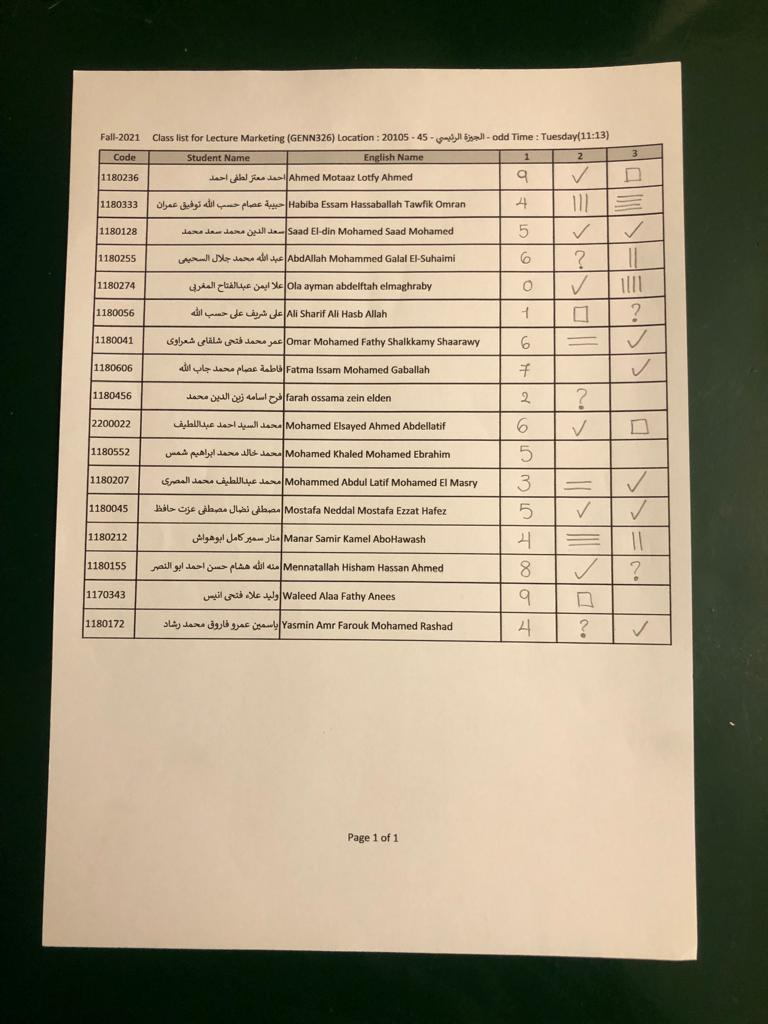
#> input picture Dataset/Grade Sheet/2.jpg, 768 x 1024 px; its folder holds 5 pictures in this run
$ jupyter execute --allow-errors pipeline.ipynb   (shell and % lines are left out)
#> lines starting #> are read from the running program, lines starting #| are printed output that depends on the picture; after the words box and inside, x2 and y2 are one past the last pixel; in counts of white or black regions, pixels touching at a corner belong together
#> further down, image is the input picture: shape (1024, 768, 3); mean B, G, R 123.7, 147.3, 158.9
### src/utils/paper_extraction.py
import cv2
import numpy as np

def extract_paper(image):
    # Step 1: Preprocess the image
    orig = image.copy()
    gray = cv2.cvtColor(image, cv2.COLOR_BGR2GRAY)
    blurred = cv2.GaussianBlur(gray, (7, 7), 1)
    edged = cv2.Canny(blurred, 30, 255)
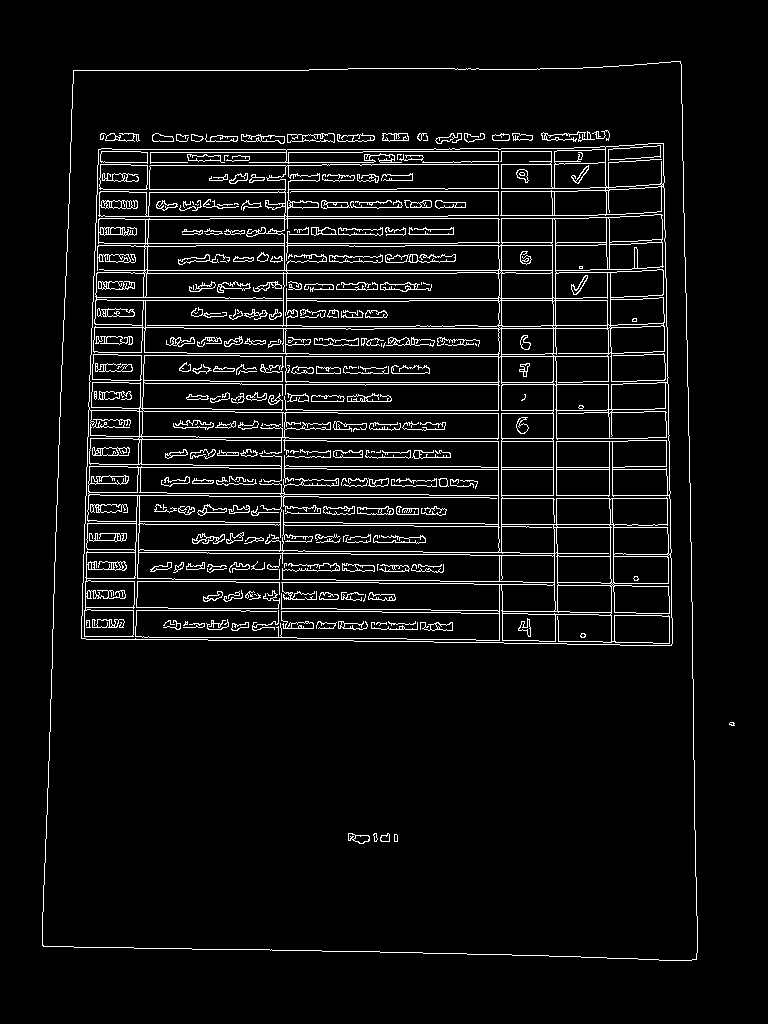
#> edged: shape (1024, 768); 6.1% white in thin lines or dots, all inside (x1, y1, x2, y2) = (42, 61, 735, 961)

    # Apply closing operation to close the gaps between the edges
    kernel = np.ones((15, 15), np.uint8)
    dilated_img = cv2.dilate(edged, kernel, iterations=2)
#> dilated_img: shape (1024, 768); 52.7% white; 3 black regions, box (x1, y1, x2, y2) and area: (0, 0, 768, 1024) 180603, (57, 653, 683, 946) 170750, (87, 78, 668, 130) 20834
    erroded_img = cv2.erode(dilated_img, kernel, iterations=1)
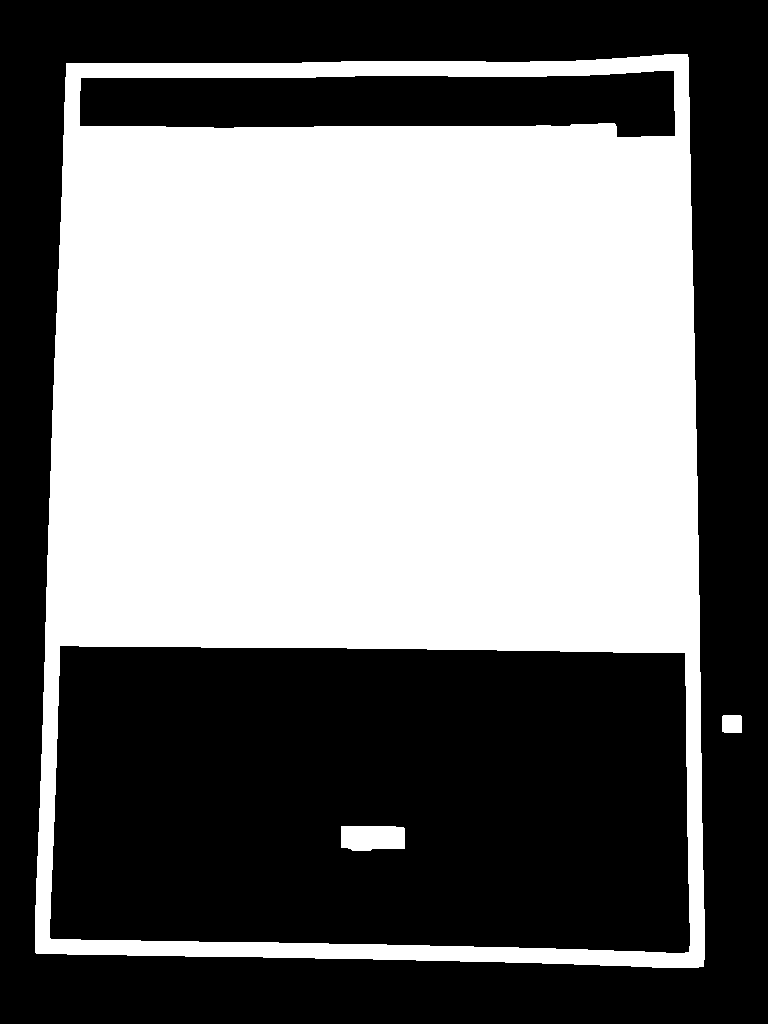
#> erroded_img: shape (1024, 768); 46.7% white; 3 white regions

    contrours_img = np.copy(erroded_img)

    # Step 2: Find contours
    contours, _ = cv2.findContours(contrours_img, cv2.RETR_EXTERNAL, cv2.CHAIN_APPROX_SIMPLE)
#> contours = 2 contours; box (x1, y1, x2, y2) and area: (35, 54, 705, 968) 580813, (722, 715, 742, 733) 320
    contours = sorted(contours, key=cv2.contourArea, reverse=True)

    paper_contour = None
    for contour in contours:
        # Approximate the contour
        perimeter = cv2.arcLength(contour, True)
        approx = cv2.approxPolyDP(contour, 0.02 * perimeter, True)

        # If the contour has four points, we assume it's the paper
        if len(approx) == 4:
            paper_contour = approx
            break
#> this loop made 1 pass
#> (perimeter, paper_contour) on pass 1: (3121.5, [[687, 54], [66, 63], [36, 953], [703, 966]])

    if paper_contour is None:
        print("Paper contour not found!")
        return None

    # Step 3: Apply a perspective transformation
    def order_points(pts):
        rect = np.zeros((4, 2), dtype="float32")
        s = pts.sum(axis=1)
#> s = [741, 129, 989, 1669]
        diff = np.diff(pts, axis=1)
#> diff = [-633, -3, 917, 263]

        rect[0] = pts[np.argmin(s)]
        rect[2] = pts[np.argmax(s)]
        rect[1] = pts[np.argmin(diff)]
        rect[3] = pts[np.argmax(diff)]

        return rect

    paper_contour = paper_contour.reshape(4, 2)
    rect = order_points(paper_contour)
#> rect = [[66, 63], [687, 54], [703, 966], [36, 953]]
    (tl, tr, br, bl) = rect
#> tl = [66, 63]; tr = [687, 54]; br = [703, 966]; bl = [36, 953]

    # Calculate the width and height of the new image
    widthA = np.sqrt(((br[0] - bl[0]) ** 2) + ((br[1] - bl[1]) ** 2))
#> widthA = 667.1
    widthB = np.sqrt(((tr[0] - tl[0]) ** 2) + ((tr[1] - tl[1]) ** 2))
#> widthB = 621.1
    maxWidth = max(int(widthA), int(widthB))
#> maxWidth = 667

    heightA = np.sqrt(((tr[0] - br[0]) ** 2) + ((tr[1] - br[1]) ** 2))
#> heightA = 912.1
    heightB = np.sqrt(((tl[0] - bl[0]) ** 2) + ((tl[1] - bl[1]) ** 2))
#> heightB = 890.5
    maxHeight = max(int(heightA), int(heightB))
#> maxHeight = 912

    # Perspective transformation
    dst = np.array([
        [0, 0],
        [maxWidth, 0],
        [maxWidth, maxHeight],
        [0, maxHeight]
    ], dtype="float32")
#> dst = [[0, 0], [667, 0], [667, 912], [0, 912]]
    M = cv2.getPerspectiveTransform(rect, dst)
#> M = [[1.11, 0.0374, -75.54], [0.0161, 1.11, -70.94], [3.97e-05, 8.45e-05, 1]]
    warped = cv2.warpPerspective(orig, M, (maxWidth, maxHeight))
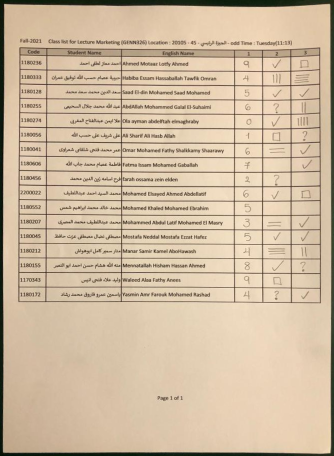
#> warped: shape (912, 667, 3) (shown at 1/2 size); mean B, G, R 161, 187, 207.4

    return warped

### src/utils/commonfunctions.py
import cv2 as cv
import numpy as np
import matplotlib.pyplot as plt
from numpy import histogram
from matplotlib.pyplot import bar

# Read RGB image uisng CV and result is a RGB image
# [5 lines left out: function Read_RGB_Image, not called in this run]

def show_images(images,titles=None):
    #This function is used to show image(s) with titles by sending an array of images and an array of associated titles.
    # images[0] will be drawn with the title titles[0] if exists
    # You aren't required to understand this function, use it as-is.
    n_ims = len(images)
#> n_ims = 1
    if titles is None: titles = ['(%d)' % i for i in range(1,n_ims + 1)]
    fig = plt.figure()
    n = 1
    for image,title in zip(images,titles):
        a = fig.add_subplot(1,n_ims,n)
        if image.ndim == 2:
            plt.gray()
        plt.imshow(image)
        a.set_title(title)
        n += 1
#> this loop made 1 pass
#> (title, n) on pass 1: ('paper', 2)
#> after the loop, n = 2
    fig.set_size_inches(np.array(fig.get_size_inches()) * n_ims)
    plt.show()


# [6 lines left out: function showHist, not called in this run]

### src/gradeSheet/extractCells.py
from utils.paper_extraction import *
from utils.commonfunctions import *
import cv2
import pandas as pd


def houghLines(img, type):
    lines = cv.HoughLinesP(img.astype(np.uint8), 0.5, np.pi/180, 100,
                           minLineLength=0.20*min(img.shape[0], img.shape[1]), maxLineGap=25)

    hough_lines_out = np.zeros(img.shape)
    for line in lines:
        x1, y1, x2, y2 = line[0]
        if (type == "vertical"):
            cv.line(hough_lines_out, (x1, 0),
                    (x2, img.shape[0]), (255, 255, 255), 1)
        else:
            cv.line(hough_lines_out, (0, y1),
                    (img.shape[1], y2), (255, 255, 255), 1)
    return hough_lines_out


def threshold_intersections(pixels,ignoreCornerPoint= False, widthThresholdLow=15 , widthThresholdHigh=1400, heightThresholdLow=8, heightThresholdHigh=120):
    yMap = {}
    for i in range(pixels.shape[0]):
        for j in range(pixels.shape[1]):
            if pixels[i][j] != 0:
                if i in yMap:
                    yMap[i].append((j, i))
                else:
                    yMap[i] = []
                    yMap[i].append((j, i))

    yPixels = list(yMap.keys())
    rows = []

    # find the first row y coord
    firstRowIndex = 0
    for i in range(len(yPixels)):
        if (heightThresholdLow < (yPixels[i+1] - yPixels[i]) and (yPixels[i+1] - yPixels[i]) < heightThresholdHigh):
            if(ignoreCornerPoint and yPixels[i] < 40):
                continue
            rows.append(yMap[yPixels[i]])
            firstRowIndex = i
            break
    firstRowIndex = 1 if firstRowIndex == 0 else firstRowIndex
    for i in range(firstRowIndex, len(yPixels)-1):
        # diff in y should match the threshold to consider it a new row
        if (heightThresholdLow < (yPixels[i] - yPixels[i-1]) and (yPixels[i] - yPixels[i-1]) < heightThresholdHigh):
            rows.append(yMap[yPixels[i]])

    # Now we need to threshold the columns i.e the x values

    allIntersections = []
    index = 0
    widthThreshold = pixels.shape[1] // 25
    print("widthThreshold", widthThreshold)
    for row in rows:
        invertDirection = False
        elements = []
        for i in range(len(row)):
            # diff in x should be greater than epsilon to consider it a new column
            if i == len(row)-1 or invertDirection:
                if ( widthThresholdLow < (row[i][0] - row[i-1][0]) and (row[i][0] - row[i-1][0]) < widthThresholdHigh):
                    if (ignoreCornerPoint and pixels.shape[1] > row[i][0] and row[i][0] > pixels.shape[1]-20):
                        continue
                    elements.append(row[i])
            else:
                if (widthThresholdLow < (row[i + 1][0] - row[i][0]) and (row[i + 1][0] - row[i][0]) < widthThresholdHigh):
                    if (ignoreCornerPoint and ((0 < row[i][0] and row[i][0] < 20) or row[i + 1][0] > pixels.shape[1]-125)):
                        continue
                    elements.append(row[i])
                    invertDirection = True
        if len(elements) > 0:
            allIntersections.append(elements)
            index += 1

    return allIntersections


def extract_cells(paper):

    grayPaper = cv2.cvtColor(paper, cv2.COLOR_BGR2GRAY)

    _,binary = cv2.threshold(grayPaper,128,255,cv2.THRESH_BINARY | cv2.THRESH_OTSU)
#> binary: shape (912, 667); 88.6% white; 703 black regions (373 under 20 px), largest, box (x1, y1, x2, y2) and area: (37, 94, 642, 607) 26039, (0, 0, 667, 912) 23618, (134, 101, 172, 109) 227
    binary = 255 - binary


    kernelLength = np.array(binary).shape[1] // 10

    # Vertical Kernel (1 x kernelLength)
    verticalKernel = cv.getStructuringElement(cv.MORPH_RECT, (1, kernelLength))
    verticalKernelErode = cv.getStructuringElement(cv.MORPH_RECT, (1, int(kernelLength*0.8)))

    # Horizontal Kernel (kernelLength x 1)
    horizontalKernel = cv.getStructuringElement(
        cv.MORPH_RECT, (kernelLength, 1))
    horizontalKernelErode = cv.getStructuringElement(
        cv.MORPH_RECT, (int(kernelLength*0.8), 1))

    # Apply erosion then dilation to detect vertical lines using the vertical kernel
    erodedImg = cv.erode(binary, verticalKernelErode, iterations=1)
#> erodedImg: shape (912, 667); 2.7% white; 9 white regions, largest, box (x1, y1, x2, y2) and area: (0, 0, 9, 912) 6330, (660, 0, 667, 912) 4840, (91, 122, 95, 579) 793
    verticalLinesImg = cv.dilate(erodedImg, verticalKernel, iterations=1)
#> verticalLinesImg: shape (912, 667); 3% white; 9 white regions, largest, box (x1, y1, x2, y2) and area: (0, 0, 9, 912) 6582, (660, 0, 667, 912) 4971, (91, 90, 95, 612) 1053
    show_images([verticalLinesImg], ["verticalLinesImg after opening"])
#> the loop in show_images (call 2), `for image,title in zip(images,titles):` made 1 pass
    verticalLinesImg = houghLines(verticalLinesImg, "vertical")
#> in houghLines, `lines = cv.HoughLinesP(img.astype(np.uint8), 0.5, np.pi/180, 100, minL..`: lines = 33 rows, first 6: [3, 911, 3, 0], [662, 911, 662, 0], [665, 911, 665, 0], [664, 911, 664, 0], [5, 911, 5, 0], [663, 911, 663, 0]
#> the loop in houghLines, `for line in lines:` made 33 passes

    # Apply erosion then dilation to detect horizontal lines using the horizontal kernel
    erodedImg = cv.erode(binary, horizontalKernelErode, iterations=2)
#> erodedImg: shape (912, 667); 3.3% white; 43 white regions (3 under 20 px), largest, box (x1, y1, x2, y2) and area: (0, 0, 667, 13) 6982, (0, 905, 667, 912) 4374, (89, 457, 592, 461) 584
    horizontalLinesImg = cv.dilate(erodedImg, horizontalKernel, iterations=3)
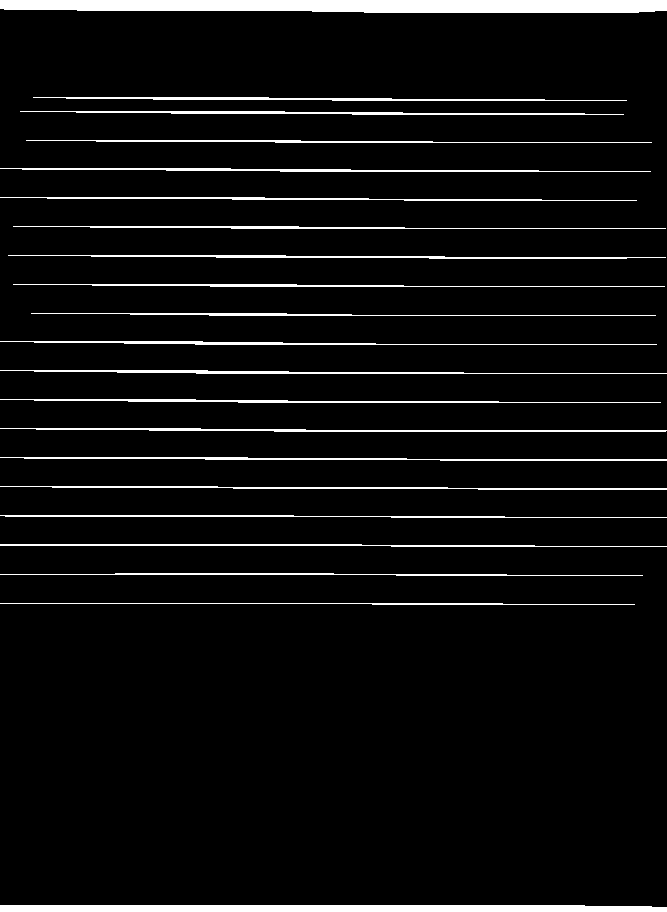
#> horizontalLinesImg: shape (912, 667); 5.6% white; 21 white regions, largest, box (x1, y1, x2, y2) and area: (0, 0, 667, 13) 7874, (0, 905, 667, 912) 4572, (0, 428, 667, 432) 1381
    show_images([horizontalLinesImg], ["horizontalLinesImg after opening"])
    horizontalLinesImg = houghLines(horizontalLinesImg, "horizontal")
#> in houghLines (call 2), `lines = cv.HoughLinesP(img.astype(np.uint8), 0.5, np.pi/180, 100, minL..`: lines = 87 rows, first 6: [0, 1, 666, 1], [0, 907, 666, 907], [0, 911, 666, 911], [0, 0, 666, 0], [0, 3, 666, 3], [0, 2, 666, 2]
#> the loop in houghLines (call 2), `for line in lines:` made 87 passes


    # Combine the two images to get the final lines image
    intersections = cv.bitwise_and(verticalLinesImg, horizontalLinesImg)
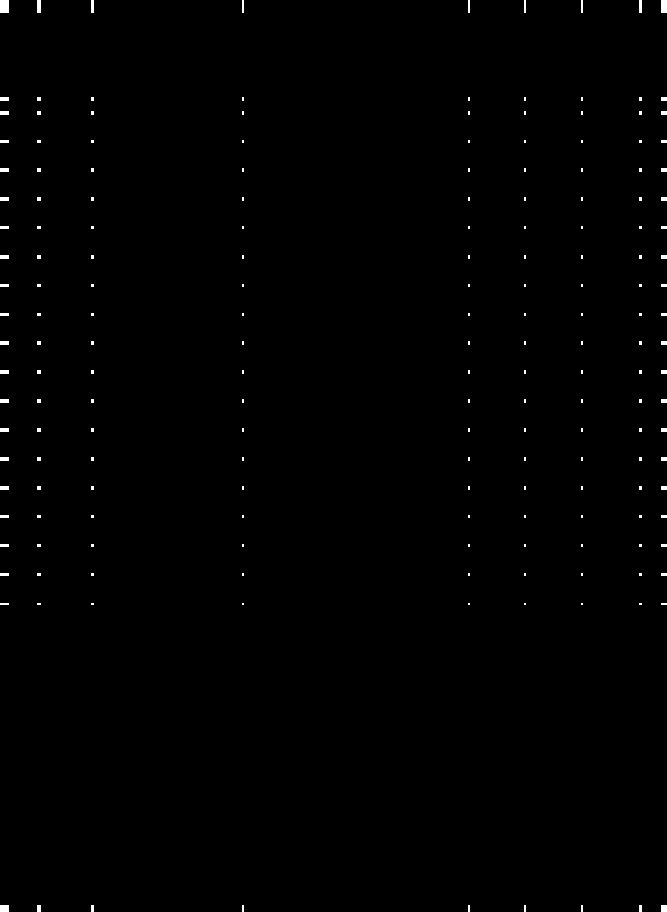
#> intersections: shape (912, 667) float64; 0.47% white; 189 white regions (146 under 20 px), largest, box (x1, y1, x2, y2) and area: (0, 0, 9, 13) 117, (661, 0, 667, 13) 78, (0, 905, 9, 912) 63
     # Apply a threshold to detect white areas
    show_images([verticalLinesImg, horizontalLinesImg, intersections], [
         "verticalLinesImg",
         "horizontalLinesImg",
         "intersections",
         ])


    _, thresholded = cv2.threshold(grayPaper, 160, 255, cv2.THRESH_BINARY)
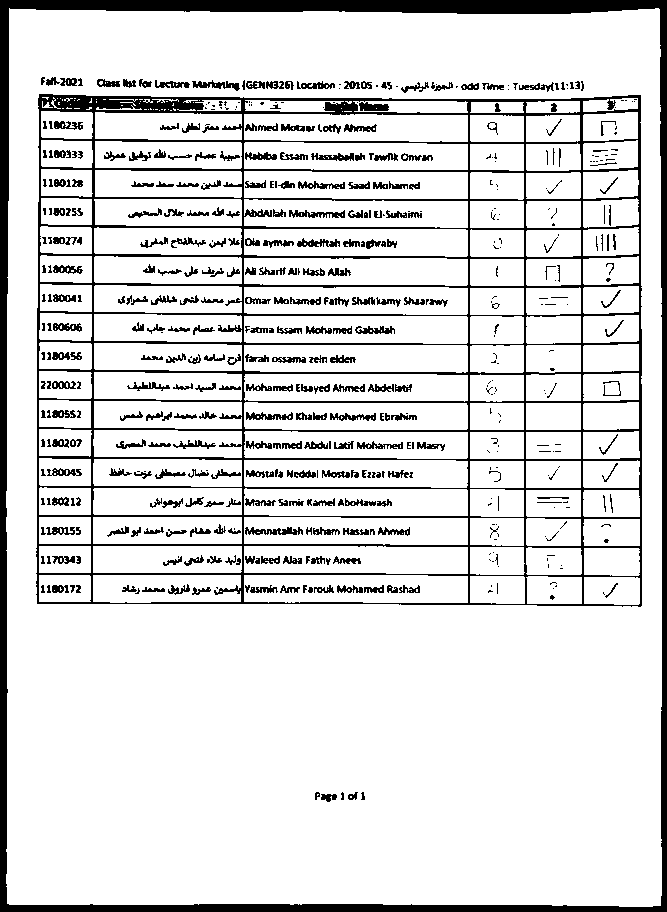
#> thresholded: shape (912, 667); 86.5% white; 531 black regions (199 under 20 px), largest, box (x1, y1, x2, y2) and area: (36, 94, 642, 607) 32996, (0, 0, 667, 912) 24241, (245, 527, 303, 535) 284
    # Calculate the number of white pixels
    white_pixels = np.sum(thresholded == 255)
#> white_pixels = 526328
    total_pixels = thresholded.size
    white_percentage = (white_pixels / total_pixels) * 100
#> white_percentage = 86.52

    ignoreCornerPoint = white_percentage > 82
#> ignoreCornerPoint = True
    intersections = threshold_intersections(intersections,ignoreCornerPoint=ignoreCornerPoint)
#> after the loop in threshold_intersections, `for i in range(len(yPixels)):`: rows = 1 item
#> after the loop in threshold_intersections, `for i in range(firstRowIndex, len(yPixels)-1):`: rows = 19 items
#| widthThreshold 26
#> the loop in threshold_intersections, `for row in rows:` made 19 passes
#> after the loop in threshold_intersections, `for row in rows:`: index = 19
#> intersections = 19 items

    rows = len(intersections) - 1
#> rows = 18
    cols = len(intersections[0]) - 1
#> cols = 6
    df = pd.DataFrame(index=range(rows), columns=range(cols))

    for i in range(rows):
        for j in range(len(intersections[i]) - 1):
            if(i >= rows or j >= cols):
                continue
            x1, y1 = intersections[i][j]
            x2, _ = intersections[i][j + 1]


            _, y2 = intersections[i + 1][j]
            w = x2 - x1
            h = y2 - y1
            x = x1
            y = y1

            cell_img = grayPaper[y:y + h, x:x + w]
            cell_img = cv2.resize(cell_img, None, fx=2, fy=2, interpolation=cv2.INTER_CUBIC)
            _ , cell_img = cv2.threshold(cell_img,200,255,cv2.THRESH_BINARY_INV | cv2.THRESH_OTSU)

            df.iloc[i, j] = cell_img

    return df, rows, cols

### src/gradeSheet/classifier/train.py
import os
from sklearn import svm
import numpy as np
import cv2
from sklearn.model_selection import train_test_split
from sklearn.metrics import classification_report, accuracy_score
import random

# Resolve dataset path
path = "../../../Dataset/Training Set/digits_dataset"

target_img_size = (28, 28)
random_seed = 42
random.seed(random_seed)
np.random.seed(random_seed)

# [13 lines left out: function extract_hog_features, not called in this run]

def load_dataset(path_to_dataset):
    if not os.path.exists(path_to_dataset):
        raise FileNotFoundError(f"Dataset path does not exist: {path_to_dataset}")

    features = []
    labels = []
    img_filenames = os.listdir(path_to_dataset)

    for i, fn in enumerate(img_filenames):
        if fn.split('.')[-1] != 'jpg':
            continue

        label = fn.split('.')[0]
        labels.append(label)

        path = os.path.join(path_to_dataset, fn)
        img = cv2.imread(path)
        features.append(extract_hog_features(img))
    return features, labels

def train(path_to_dataset=path):
    script_dir = os.path.dirname(os.path.abspath(__file__))
    path_to_dataset = os.path.join(script_dir, path_to_dataset)
    print('Loading dataset. This will take time ...')
    features, labels = load_dataset(path_to_dataset)
    print('Finished loading dataset.')

    train_features, test_features, train_labels, test_labels = train_test_split(
        features, labels, test_size=0.2, random_state=random_seed)

    model = svm.LinearSVC(random_state=random_seed)
    model.fit(train_features, train_labels)

    # Evaluate the model
    predictions = model.predict(test_features)
    print("Accuracy:", accuracy_score(test_labels, predictions))

    return model

### src/pipeline.ipynb
First we start with imports

[cell 1]
from utils.paper_extraction import *
from utils.commonfunctions import *
from gradeSheet.extractCells import extract_cells
from gradeSheet.classifier.classifier import processCells
from gradeSheet.OCR import processCellsOCR
import cv2
import pandas as pd
from openpyxl import Workbook
from openpyxl.styles import PatternFill
from PIL import Image

Train symbol model , digits model

[cell 2]
from gradeSheet.classifier.train import train

#> (the rest of this cell did not finish here and is left out)

Extract Paper and Cells

[cell 3]
i = 2
print(f"../Dataset/Grade Sheet/{i}.jpg")
image = cv2.imread(f"../Dataset/Grade Sheet/{i}.jpg")
paper = extract_paper(image)
show_images([paper], ['paper'])
df, rows, cols = extract_cells(paper)
#> df = table of 18 rows and 6 columns; rows = 18; cols = 6
#> (the rest of this cell did not finish here and is left out)

Use Classifier or OCR

[cell 4]
option = 2
data = df.copy()
#> data = table of 18 rows and 6 columns
result = None
#> (the rest of this cell did not finish here and is left out)

Export to Excel

[cell 5]
excel_path = 'output.xlsx'
#> (the rest of this cell did not finish here and is left out)
